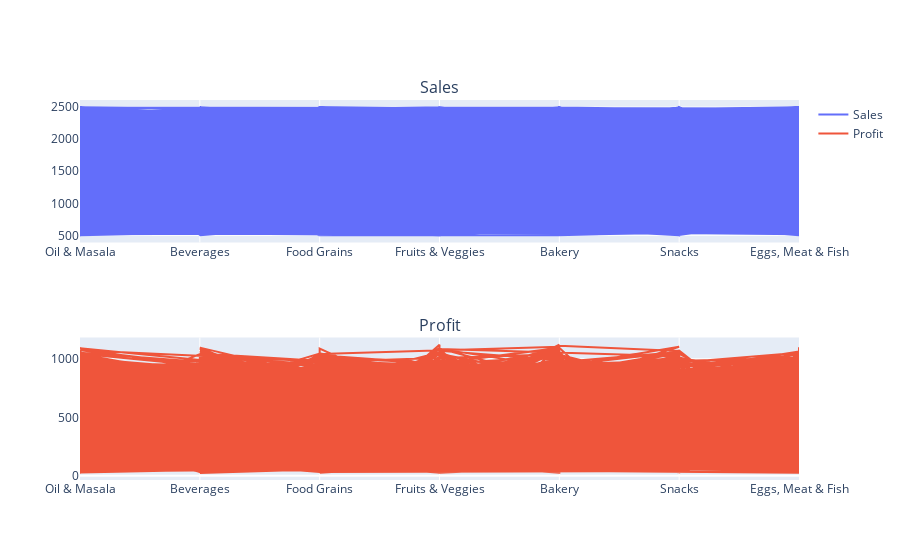

Notebook code for this chart:
### Code cell
dash = make_subplots(rows=2, cols=1, subplot_titles=("Sales", "Profit"))
dash.add_trace(go.Scatter(x=df['Category'], y=df['Sales'], mode='lines', name='Sales'), row=1, col=1)
dash.add_trace(go.Scatter(x=df['Category'], y=df['Profit'], mode='lines', name='Profit'), row=2, col=1)
dash.show()

### Figure 1 — Plotly figure (JSON) as saved in the notebook; plotly's stock layout.template omitted (floating-point values rounded to 4 significant figures; data arrays with more than 128 entries replaced by an {"elided": "..."} marker saying what was removed)
{"data": [{"mode": "lines", "name": "Sales", "type": "scatter", "x": {"elided": "9994 str values"}, "xaxis": "x", "y": {"elided": "9994 int values"}, "yaxis": "y"}, {"mode": "lines", "name": "Profit", "type": "scatter", "x": {"elided": "9994 str values"}, "xaxis": "x2", "y": {"elided": "9994 float values"}, "yaxis": "y2"}], "layout": {"annotations": [{"font": {"size": 16}, "showarrow": false, "text": "Sales", "x": 0.5, "xanchor": "center", "xref": "paper", "y": 1, "yanchor": "bottom", "yref": "paper"}, {"font": {"size": 16}, "showarrow": false, "text": "Profit", "x": 0.5, "xanchor": "center", "xref": "paper", "y": 0.375, "yanchor": "bottom", "yref": "paper"}], "autosize": true, "xaxis": {"anchor": "y", "autorange": true, "domain": [0, 1], "range": [0, 6], "type": "category"}, "xaxis2": {"anchor": "y2", "autorange": true, "domain": [0, 1], "range": [0, 6], "type": "category"}, "yaxis": {"anchor": "x", "autorange": true, "domain": [0.625, 1], "range": [388.9, 2611.0], "type": "linear"}, "yaxis2": {"anchor": "x2", "autorange": true, "domain": [0, 0.375], "range": [-35.62, 1182.0], "type": "linear"}}}
